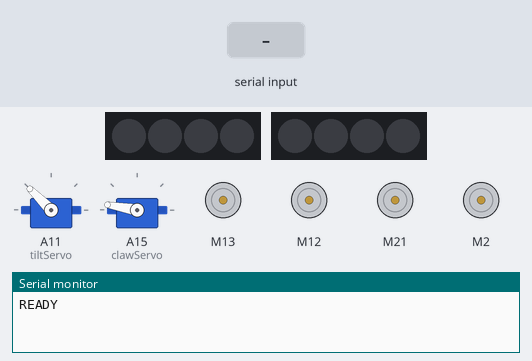
Recording of a sketch running on a simulated Arduino Mega 2560, built with avr-gcc and run on an emulated ATmega2560. Shown: 2 × 4 RGB LEDs in strip order, left to right, 2 × servo, 4 × DC motor (green arrow = forward, orange = backward, longer = faster), the last lines printed to the serial monitor. The test bench sets the inputs (shaded band).

Above: at 1.2 s.
1.3 s: "LEFT\n" received over Serial
At 1.9 s:
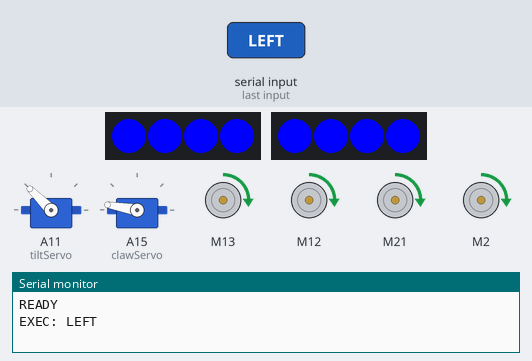
2.8 s: "FORWARD\n" received over Serial
At 3.1 s:
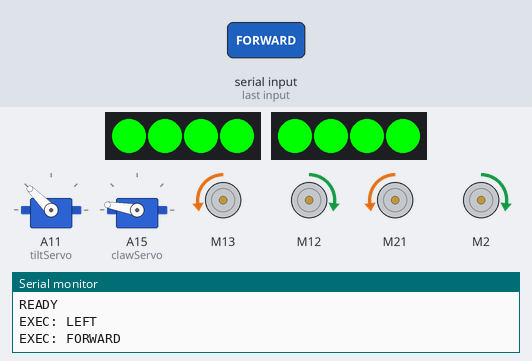
4.3 s: "BACKWARD\n" received over Serial
At 5.5 s:
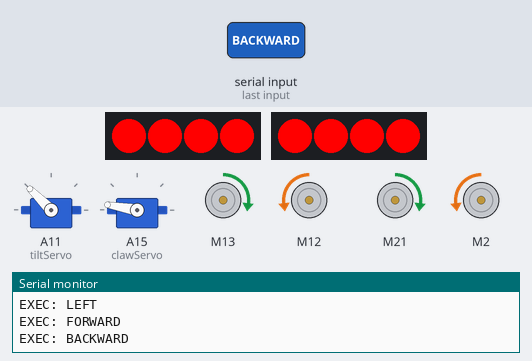
5.8 s: "SEARCH\n" received over Serial
At 6.6 s:
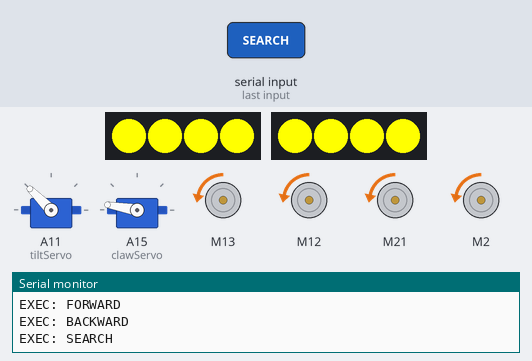
7.3 s: "RIGHT\n" received over Serial
At 7.7 s:
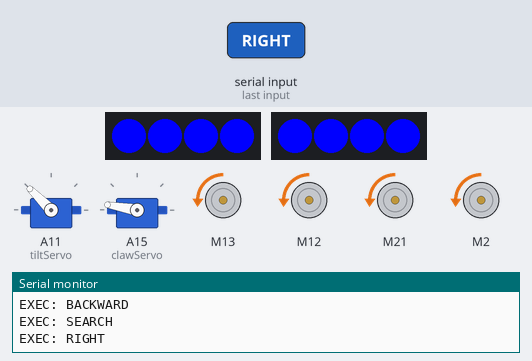
8.8 s: "GRASP\n" received over Serial
At 12.3 s:
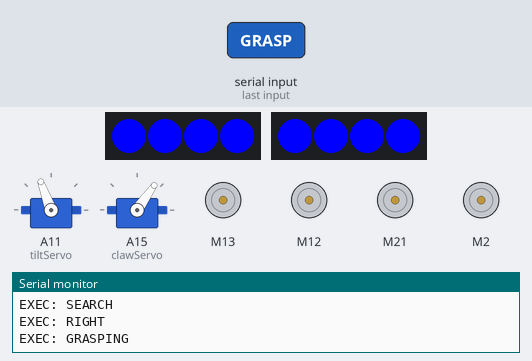
Timing chart, 0 to 12.8 s (numbered marks = the images above; inputs shaded):
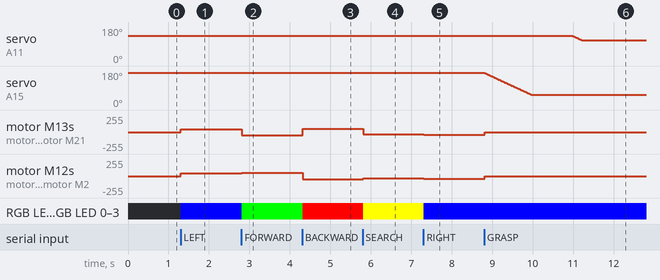

Measured:
- after the input at 1.3 s, motor M13, motor M12, motor M21, motor M2: stopped → forward 40/255 at once; RGB LED 0–3, RGB LED 0–3: off → RGB(0, 0, 255) at once
- after the input at 2.8 s, motor M13, motor M21: forward 40/255 → backward 50/255 at once; motor M12, motor M2: forward 40/255 → forward 50/255 at once; RGB LED 0–3, RGB LED 0–3: RGB(0, 0, 255) → RGB(0, 255, 0) at once
- after the input at 4.3 s, motor M13, motor M21: backward 50/255 → forward 50/255 at once; motor M12, motor M2: forward 50/255 → backward 50/255 at once; RGB LED 0–3, RGB LED 0–3: RGB(0, 255, 0) → RGB(255, 0, 0) at once
- after the input at 5.8 s, motor M13, motor M21: forward 50/255 → backward 30/255 at once; motor M12, motor M2: backward 50/255 → backward 30/255 at once; RGB LED 0–3, RGB LED 0–3: RGB(255, 0, 0) → RGB(255, 255, 0) at once
- after the input at 7.3 s, motor M13, motor M12, motor M21, motor M2: backward 30/255 → backward 40/255 at once; RGB LED 0–3, RGB LED 0–3: RGB(255, 255, 0) → RGB(0, 0, 255) at once
- after the input at 8.8 s, servo on A11 (tiltServo): moves from 135° to 110° over 0.24 s, starting after 2.2 s; servo on A15 (clawServo): moves from 170° to 55° over 1.1 s, starting at once; motor M13, motor M12, motor M21, motor M2: backward 40/255 → stopped at once

The sketch:

ORR.ino
```cpp
#include "MeMegaPi.h"
#include <Adafruit_NeoPixel.h>
#include "Server.h"


// Lights Configuration
#define NUM_LEDS 4
Adafruit_NeoPixel stripA(NUM_LEDS, A13, NEO_GRB + NEO_KHZ800);
Adafruit_NeoPixel stripB(NUM_LEDS, A14, NEO_GRB + NEO_KHZ800);

// Motor Mapping
MeMegaPiDCMotor motor1(PORT3A);
MeMegaPiDCMotor motor2(PORT2A);
MeMegaPiDCMotor motor3(PORT3B);
MeMegaPiDCMotor motor4(PORT2B);

// Constants
#define SPEED_FORWARD 50
#define SPEED_TURN 40
#define SPEED_SEARCH 30
#define SPEED_BACKWARD 50
#define SPEED_TURN_180 60


// Servo Settings
Servo tiltServo;
Servo clawServo;

#define SERVO_STOP 90      // Neutral (Adjust to 88-92 if it creeps)
#define SERVO_CW 180       // Close speed
#define SERVO_CCW 0        // Open speed
#define ACTION_TIME 200   // Time to spin for full grip/release
#define TURN_180_TIME 1800

// TRACKING POSITION: Necessary for smooth transitions
int currentTilt = 135;
int currentClaw = 170;

String inputString = "";
bool stringComplete = false;
bool isGrasping = false;

void setup() {
    Serial.begin(9600);

    stripA.begin();
    stripB.begin();
    setStripColor(stripA.Color(0, 0, 0));

    // IMPORTANT: Attach the servo pin here
        // Attach servos to pins A14 and A15
    tiltServo.attach(A11);
    clawServo.attach(A15);

    // Initial neutral positions
    tiltServo.write(currentTilt);
    clawServo.write(currentClaw);

    stopMotors();
    Serial.println("READY");
}

void loop() {
    while (Serial.available()) {
        char inChar = (char)Serial.read();
        if (inChar == '\n') {
            stringComplete = true;
        } else {
            inputString += inChar;
        }
    }

    if (stringComplete) {
        inputString.trim();
        executeCommand(inputString);
        inputString = "";
        stringComplete = false;
    }
    delay(5);
}

void smoothMove(Servo &s, int target, int &current, int speed) {
    target = constrain(target, 0, 180);
    while (current != target) {
        if (current < target) current++;
        else current--;
        s.write(current);
        delay(speed);
    }
}
// helper function for led control
void setStripColor(uint32_t color) {
    for(int i = 0; i < NUM_LEDS; i++) {
        stripA.setPixelColor(i, color);
        stripB.setPixelColor(i, color);
    }
    stripA.show();
    stripB.show();
}

void executeCommand(String cmd) {
    if (cmd == "LEFT") {
        setStripColor(stripA.Color(0, 0, 255)); // Blue for turning
        motor1.run(SPEED_TURN);
        motor2.run(SPEED_TURN);
        motor3.run(SPEED_TURN);
        motor4.run(SPEED_TURN);
        Serial.println("EXEC: LEFT");
    }
    else if (cmd == "RIGHT") {
        setStripColor(stripA.Color(0, 0, 255)); // Blue for turning
        motor1.run(-SPEED_TURN);
        motor2.run(-SPEED_TURN);
        motor3.run(-SPEED_TURN);
        motor4.run(-SPEED_TURN);
        Serial.println("EXEC: RIGHT");
    }
    else if (cmd == "FORWARD") {
        setStripColor(stripA.Color(0, 255, 0)); // Green for forward
        motor1.run(-SPEED_FORWARD);
        motor2.run(SPEED_FORWARD);
        motor3.run(-SPEED_FORWARD);
        motor4.run(SPEED_FORWARD);
        Serial.println("EXEC: FORWARD");
    }
    else if (cmd == "BACKWARD") {
        setStripColor(stripA.Color(255, 0, 0)); // Red for reverse
        motor1.run(SPEED_BACKWARD);
        motor2.run(-SPEED_BACKWARD);
        motor3.run(SPEED_BACKWARD);
        motor4.run(-SPEED_BACKWARD);
        Serial.println("EXEC: BACKWARD");
    }
    else if (cmd == "SEARCH") {
        setStripColor(stripA.Color(255, 255, 0)); // Yellow for searching
        motor1.run(-SPEED_SEARCH);
        motor2.run(-SPEED_SEARCH);
        motor3.run(-SPEED_SEARCH);
        motor4.run(-SPEED_SEARCH);
        Serial.println("EXEC: SEARCH");
    }
    else if (cmd == "GRASP") {
        Serial.println("EXEC: GRASPING");
        stopMotors();


        // 3. Close claw
        smoothMove(clawServo, 55, currentClaw, 10);
        delay(1000);

        // 4. Tilt up
        smoothMove(tiltServo, 110, currentTilt, 10);
        delay(2000);

        isGrasping = true;
        Serial.println("EXEC: GRASP_COMPLETE");
    }
    else if (cmd == "RELEASE") {
        Serial.println("EXEC: RELEASING");

        // 1. Tilt down
        smoothMove(tiltServo, 140, currentTilt, 10);
        delay(500);

        // 2. Open claw
        smoothMove(clawServo, 170, currentClaw, 15);
        delay(500);

        isGrasping = false;
        Serial.println("EXEC: RELEASE_COMPLETE");
    }


    else if (cmd == "TURN_180") {
        Serial.println("EXEC: TURN_180");
        motor1.run(-SPEED_TURN_180);
        motor2.run(-SPEED_TURN_180);
        motor3.run(-SPEED_TURN_180);
        motor4.run(-SPEED_TURN_180);
        delay(TURN_180_TIME);
        stopMotors();
        Serial.println("EXEC: TURN_180_COMPLETE");
    }
    else if (cmd == "STOP") {
        setStripColor(stripA.Color(0, 0, 0)); // Off when stopped
        stopMotors();
        Serial.println("EXEC: STOP");
    }

    else {
        Serial.print("UNKNOWN: ");
        Serial.println(cmd);
    }
}

void stopMotors() {
    motor1.stop();
    motor2.stop();
    motor3.stop();
    motor4.stop();
}
```
